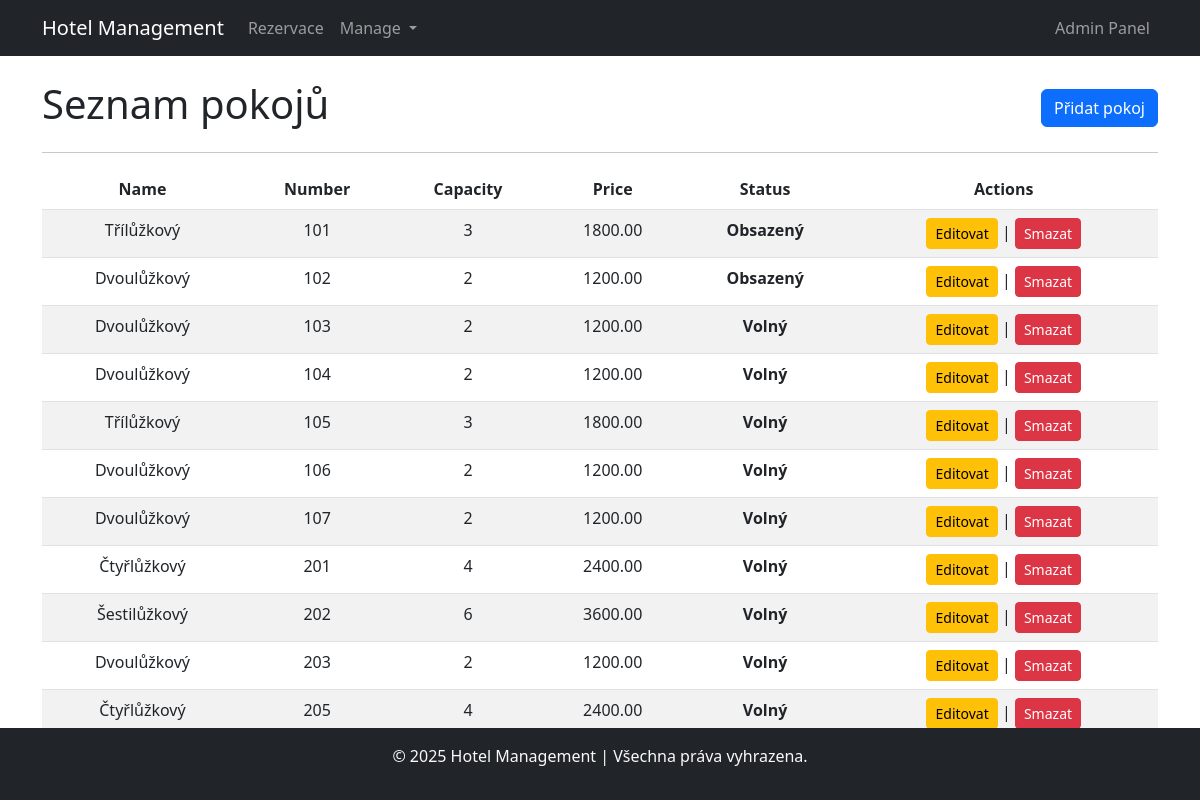
/room/management/, run on an earlier commit of the app's database.
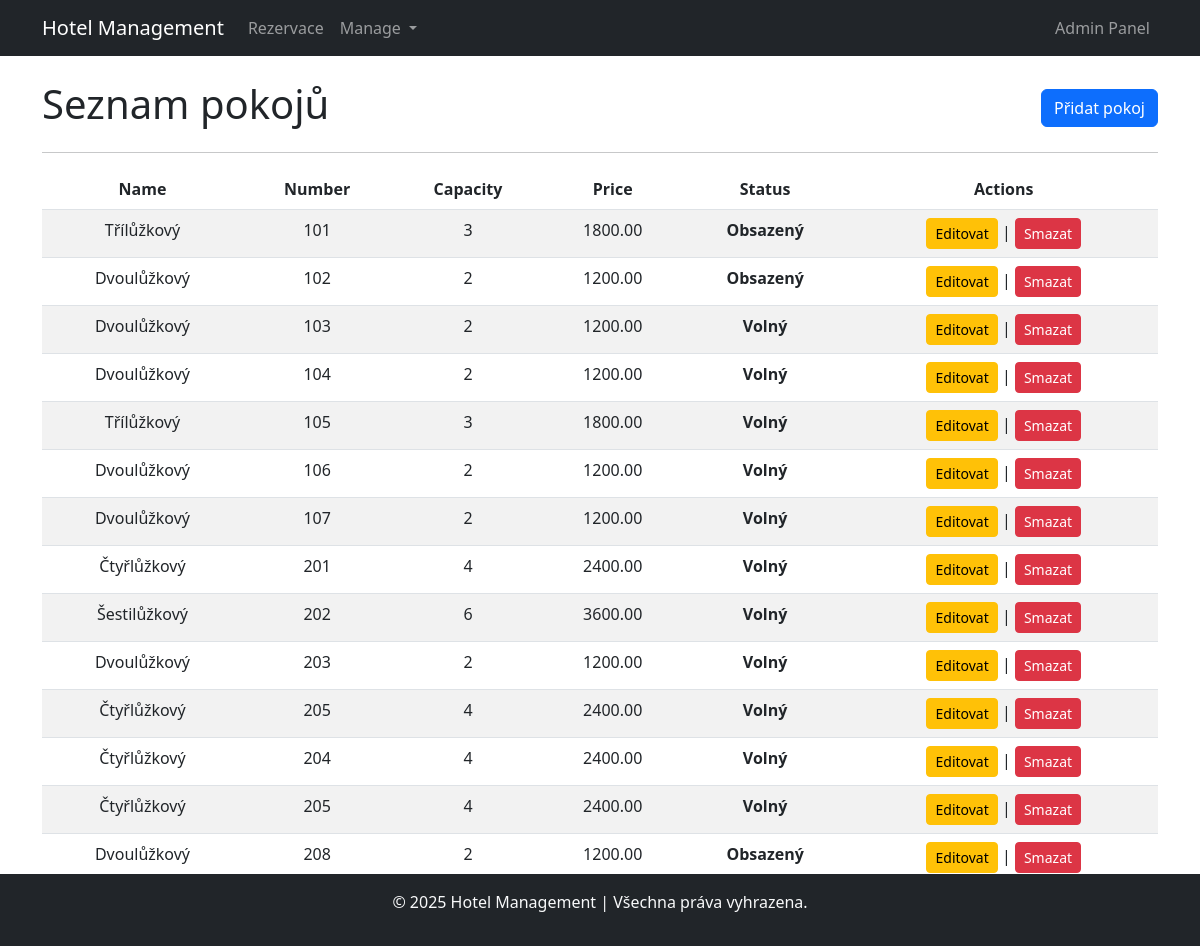
And on a later commit of the database.
### blog/models.py (models this page shows, shortened)
class Room(models.Model):
    room_id = models.AutoField(primary_key=True)
    room_type = models.ForeignKey(RoomType, on_delete=models.CASCADE, null=False, blank=False)
    room_number = models.CharField(max_length=10)
    is_occupied = models.BooleanField()

class RoomType(models.Model):
    room_type_id = models.AutoField(primary_key=True)
    name = models.CharField(max_length=50)
    bed_count = models.IntegerField()
    price_per_night = models.DecimalField(max_digits=10, decimal_places=2)

### blog/views.py (the view)
# urls.py: path('room/management/', views.room_management, name='room_management'),
def room_management(request):
    rooms = Room.objects.select_related('room_type').all()
    return render(request, 'management/room/room_management.html', {'rooms': rooms})

### blog/templates/management/room/room_management.html
{% extends 'base.html' %}
{% block content %}
<div class="d-flex justify-content-between align-items-center mb-3">
    <h1>Seznam pokojů</h1>
    <a href="{% url 'room_create' %}" class="btn btn-primary">Přidat pokoj</a>
</div>
<hr>
<table class="table table-striped">
    <thead class="text-center">
        <tr>
            <th scope="col">Name</th>
            <th scope="col">Number</th>
            <th scope="col">Capacity</th>
            <th scope="col">Price</th>
            <th scope="col">Status</th>
            <th scope="col">Actions</th>
        </tr>
    </thead>
    <tbody>
        {% for room in rooms %}
            <tr class="text-center">
                <td>{{ room.room_type.name }}</td>
                <td>{{ room.room_number }}</td>
                <td>{{ room.room_type.bed_count }}</td>
                <td>{{ room.room_type.price_per_night }}</td>
                {% if room.is_occupied == True %}
                    <td class="free">Obsazený</td>
                {% else %}
                    <td class="occupied">Volný</td>
                {% endif %}
                <td>
                    <a href="{% url 'room_update' room.room_id %}" class="btn btn-warning btn-sm">Editovat</a> |
                    <a href="{% url 'room_delete' room.room_id %}" class="btn btn-danger btn-sm">Smazat</a>
                </td>
            </tr>
        {% endfor %}
    </tbody>
</table>
{% endblock %}

What changed in the data, as far as the page shows it:
now on this page (row unchanged): Room: room_type.name "Čtyřlůžkový", room_number "204", room_type.bed_count "4", room_type.price_per_night "2400.00", is_occupied "Volný"
added Room: room_type.name "Čtyřlůžkový", room_number "205", room_type.bed_count "4", room_type.price_per_night "2400.00", is_occupied "Volný"
added Room: room_type.name "Dvoulůžkový", room_number "208", room_type.bed_count "2", room_type.price_per_night "1200.00", is_occupied "Obsazený"
